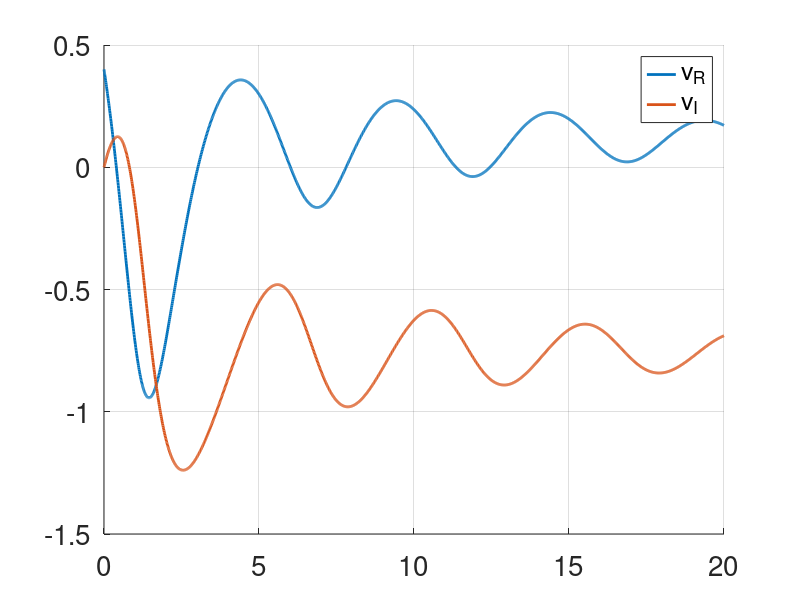
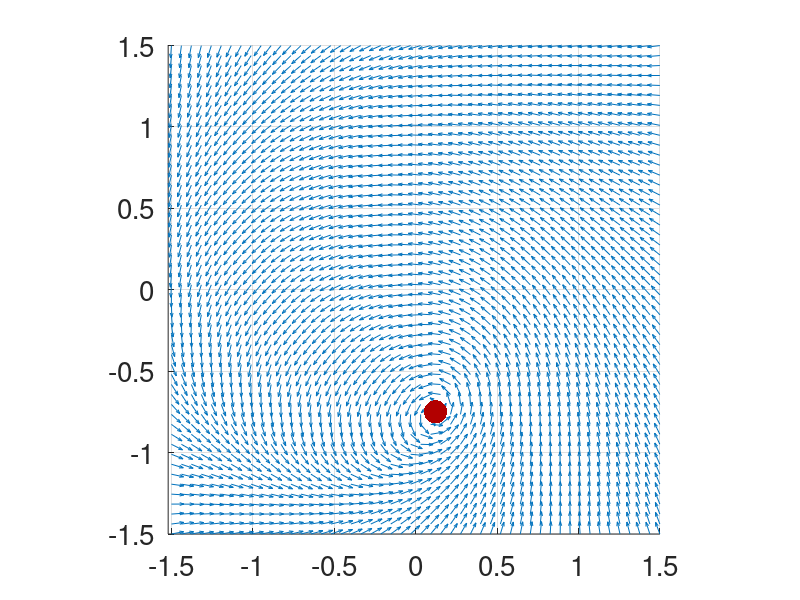

The MATLAB script that drew these images, in order:
function system2_reduced_simulations()
% mu = 3, sigma = 0
% mu = 2, sigma = 0.5
% mu = 1.91, sigma = 1.05
fsz = 20;
mu = 0.5; 
sigma = 1.3;
par = [mu,sigma];
options = odeset('AbsTol',1e-9,'RelTol',1e-9);
v0 = [0.4;1e-10];
fun = @(t,v)func(v,par);
[T,Y] = ode45(fun,[0,20],v0,options);

figure(1); clf; hold on; grid;
plot(T,Y(:,1),'Linewidth',2,'DisplayName','v_R');
plot(T,Y(:,2),'Linewidth',2,'DisplayName','v_I');
set(gca,'FontSize',fsz);
legend();

figure(2); clf; hold on; grid;
a = linspace(-1.5,1.5,50);
[vr,vi] = meshgrid(a,a);
[dvr,dvi] = func1(vr,vi,par);
aux = sqrt(dvr.^2 + dvi.^2+1e-10);
quiver(vr,vi,dvr./aux,dvi./aux);
set(gca,'FontSize',fsz);

tskip = 300;

v0 = [1;1e-10];
[T,Y] = ode45(fun,[0,tskip],v0,options);

[T,Y] = ode45(fun,[0,60],Y(end,:),options);
plot(Y(:,1),Y(:,2),'Linewidth',3,'color',[0,0.5,0]);

% v0 = [1;-1.4];
% [T,Y] = ode45(fun,[0,30],v0,options);
% plot(Y(:,1),Y(:,2),'Linewidth',3,'color',[0,0.5,0]);



p = [mu^2,-2*mu^2,mu^2 + sigma^2,-1];
root = roots(p);
ind = find(abs(imag(root)) < 1e-10 & real(root) > 0);
if ~isempty(ind)
    N = length(ind);
    vstar = zeros(N,2);
    for j = 1 : N
        v2 = real(root(ind(j)));
        detJ = mu^2*(1-v2)*(1-3*v2) + sigma^2;
        trJ = 2*mu*(1-2*v2);
        aux = (mu^2*(1-v2)^2 + sigma^2);
        vstar(j,1) = mu*(1-v2)/aux;
        vstar(j,2) = -sigma/aux;

        x = vstar(j,1);
        y = vstar(j,2);
        
        J = [mu*(1-v2) - 2*mu*x^2,-sigma-2*mu*x*y;
            sigma - 2*mu*x*y,mu*(1-v2) - 2*mu*y^2];


        if detJ > 0 && trJ < 0
            plot(vstar(j,1),vstar(j,2),'.','MarkerSize',50);
        else 
            if detJ > 0 && trJ >= 0
                tmax = 200;
                    [V,E] = eig(J);
                    [evals,jsort] = sort(diag(E),'descend');
                    V = V(:,jsort);
                    % 
                    % v0 = [x;y] + 1e-3*V(:,1);
                    % [T,Y] = ode45(fun,[0,tmax],v0,options);
                    % plot(Y(:,1),Y(:,2),'Linewidth',3,'color',[0,0.5,0]);
                    % 
                    % v0 = [x;y] - 1e-3*V(:,1);
                    % [T,Y] = ode45(fun,[0,tmax],v0,options);
                    % plot(Y(:,1),Y(:,2),'Linewidth',3,'color',[0,0.5,0]);
                    % 
                    %  v0 = [x;y] + 1e-3*V(:,2);
                    % [T,Y] = ode45(fun,[0,tmax],v0,options);
                    % plot(Y(:,1),Y(:,2),'Linewidth',3,'color',[0,0.5,0]);
                    % 
                    % v0 = [x;y] - 1e-3*V(:,2);
                    % [T,Y] = ode45(fun,[0,tmax],v0,options);
                    % plot(Y(:,1),Y(:,2),'Linewidth',3,'color',[0,0.5,0]);

                plot(vstar(j,1),vstar(j,2),'*','MarkerSize',20,'LineWidth', 3,...
                    'color',[0.4940, 0.1840, 0.5560]);
            else
                if detJ <= 0
                    [V,E] = eig(J);
                    [evals,jsort] = sort(diag(E),'descend');
                    V = V(:,jsort);

                    v0 = [x;y] + 1e-2*V(:,1);
                    [T,Y] = ode45(fun,[0,100],v0,options);
                    plot(Y(:,1),Y(:,2),'Linewidth',3,'color',[0,0.5,0]);

                    v0 = [x;y] - 1e-2*V(:,1);
                    [T,Y] = ode45(fun,[0,100],v0,options);
                    plot(Y(:,1),Y(:,2),'Linewidth',3,'color',[0,0.5,0]);


                    plot(vstar(j,1),vstar(j,2),'x','Color','k','MarkerSize',20,'LineWidth', 3);
                end
            end
        end
    end
    for j = 1 : N
        v2 = real(root(ind(j)));
        detJ = mu^2*(1-v2)*(1-3*v2) + sigma^2;
        trJ = 2*mu*(1-2*v2);
        aux = (mu^2*(1-v2)^2 + sigma^2);
        vstar(j,1) = mu*(1-v2)/aux;
        vstar(j,2) = -sigma/aux;
        if detJ > 0 && trJ < 0
            plot(vstar(j,1),vstar(j,2),'.','MarkerSize',50,'color',[0.7,0,0]);
        else 
            if detJ > 0 && trJ >= 0
                plot(vstar(j,1),vstar(j,2),'*','MarkerSize',20,'LineWidth', 3,...
                    'color',[0.4940, 0.1840, 0.5560]);
            else
                if detJ <= 0
                    plot(vstar(j,1),vstar(j,2),'x','Color','k','MarkerSize',20,'LineWidth', 3);
                end
            end
        end
    end
else
    fprint("|v|^2 is not found\n");
end
daspect([1,1,1])
axis tight
end
%%
function dv = func(v,par)
dv = zeros(2,1);
aux = v(1).^2 + v(2).^2;
dv(1) = par(1)*(1-aux).*v(1) - par(2)*v(2) - 1;
dv(2) = par(1)*(1-aux).*v(2) + par(2)*v(1);
end

%%
function [dvr,dvi] = func1(vr,vi,par)
dv = zeros(2,1);
aux = vr.^2 + vi.^2;
dvr = par(1)*(1-aux).*vr - par(2)*vi - 1;
dvi = par(1)*(1-aux).*vi + par(2)*vr;
end